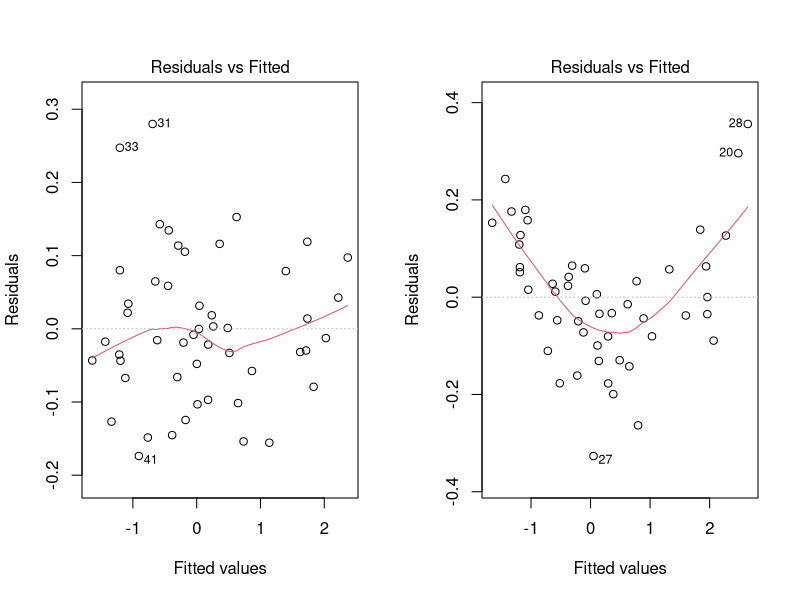
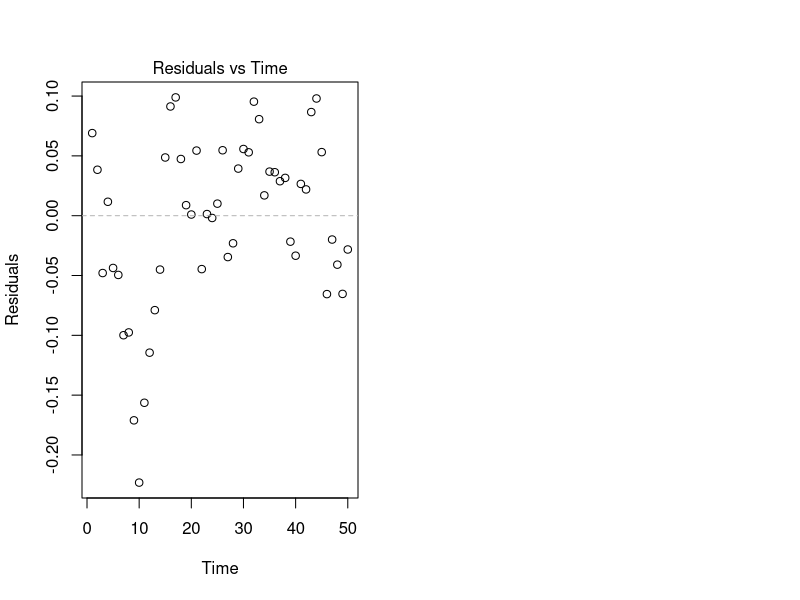
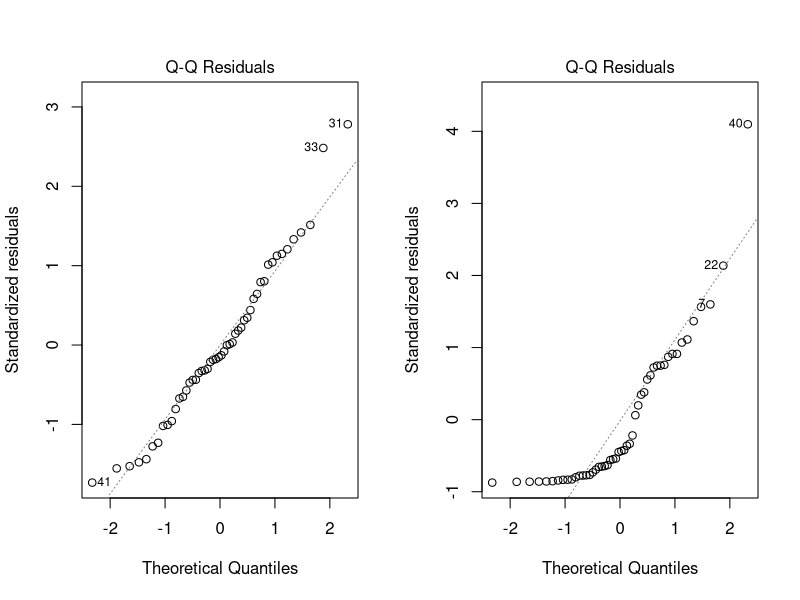
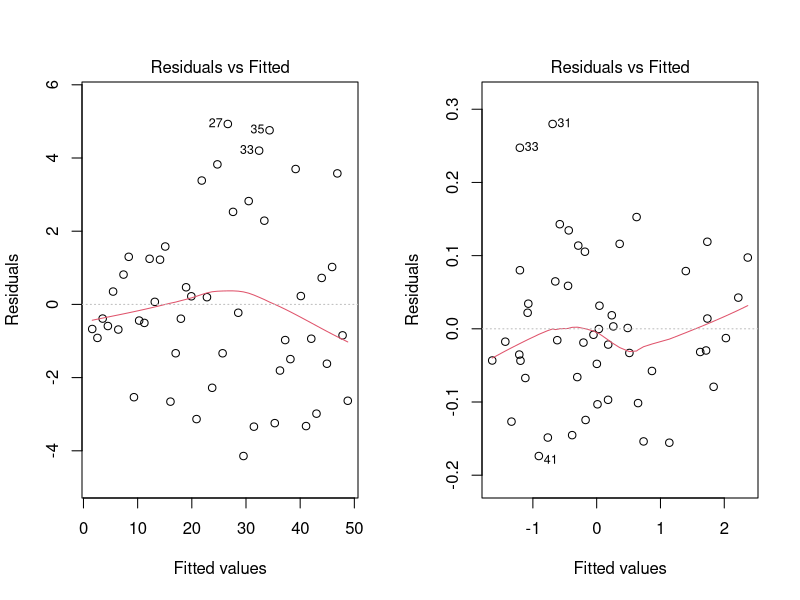

The R script that drew these images, in order:
## ---- chunk 1
set.seed(6)
n <- 50
x <- rnorm(n)
y1 <- x + rnorm(n)*0.1
y2 <- x + 0.1*x^2 + rnorm(n)*0.1
par(mfrow=c(1,2))
plot(lm(y1 ~ x), which=1)
plot(lm(y2 ~ x), which=1)
## ---- chunk 2
rho=0.9
t <- 1:n
eta <- rnorm(n) * 0.05

eps <- numeric(n)
eps[1] <- eta[1]
for (i in 2:n)
  eps[i] <- rho*eps[i-1]+eta[i]

y3 <- 0.3*t + eps
library(nlme)
mod <- gls(y3 ~ t, correlation=corAR1())
plot(t, resid(mod), xlab="Time", ylab="Residuals")
abline(h=0, lty="dashed", col="grey70")
mtext("Residuals vs Time", side=3, at=mean(t), line=0.2)
## ---- chunk 3
y4 <- exp(5-1.5*x + rnorm(n)*0.03)
par(mfrow=c(1,2))
plot(lm(y1 ~ x), which=2)
plot(lm(y4 ~ x), which=2)
## ---- chunk 4
eps <- rnorm(n) * 1:n / 10
x3 <- 1:n
y5 <- x3 + eps
par(mfrow=c(1,2))
plot(lm(y5 ~ x3), which=1)
plot(lm(y1 ~ x), which=1)
